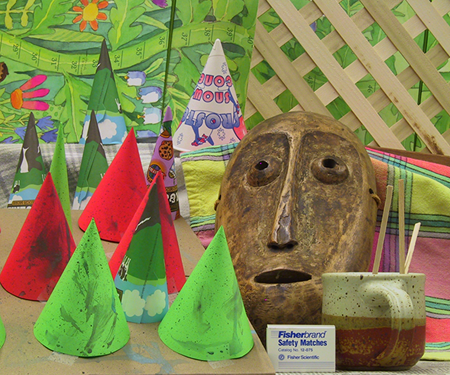
%> input picture Code/im5.png, 450 x 375 px
$ octave matcher.m   (GNU Octave 9; MATLAB toolbox functions it lacks are replaced by stand-ins)
%> lines starting %> are read from the running program, lines starting %| are printed output that depends on the picture
I1 = rgb2gray(imread('im5.png'));
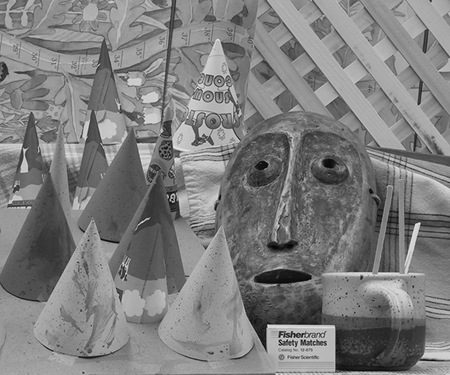
%> I1: size 375x450 uint8; min 0, max 233, mean 125.8
I2 = rgb2gray(imread('im6.png'));
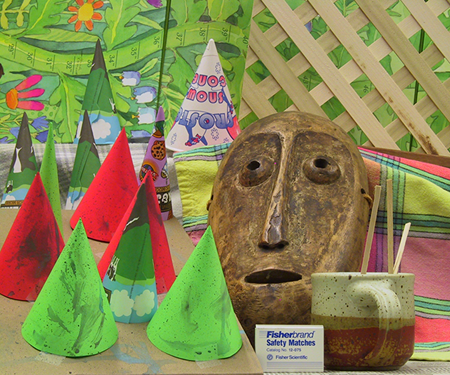
%> input picture Code/im6.png, 450 x 375 px
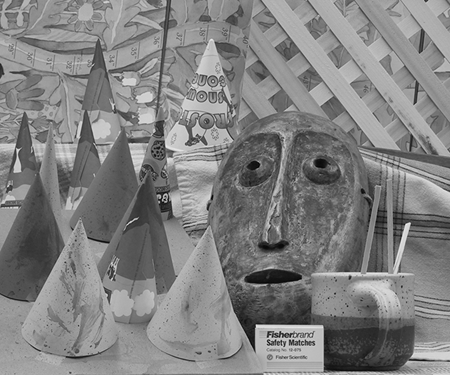
%> I2: size 375x450 uint8; min 0, max 244, mean 128.9

%> (the run ends here)
